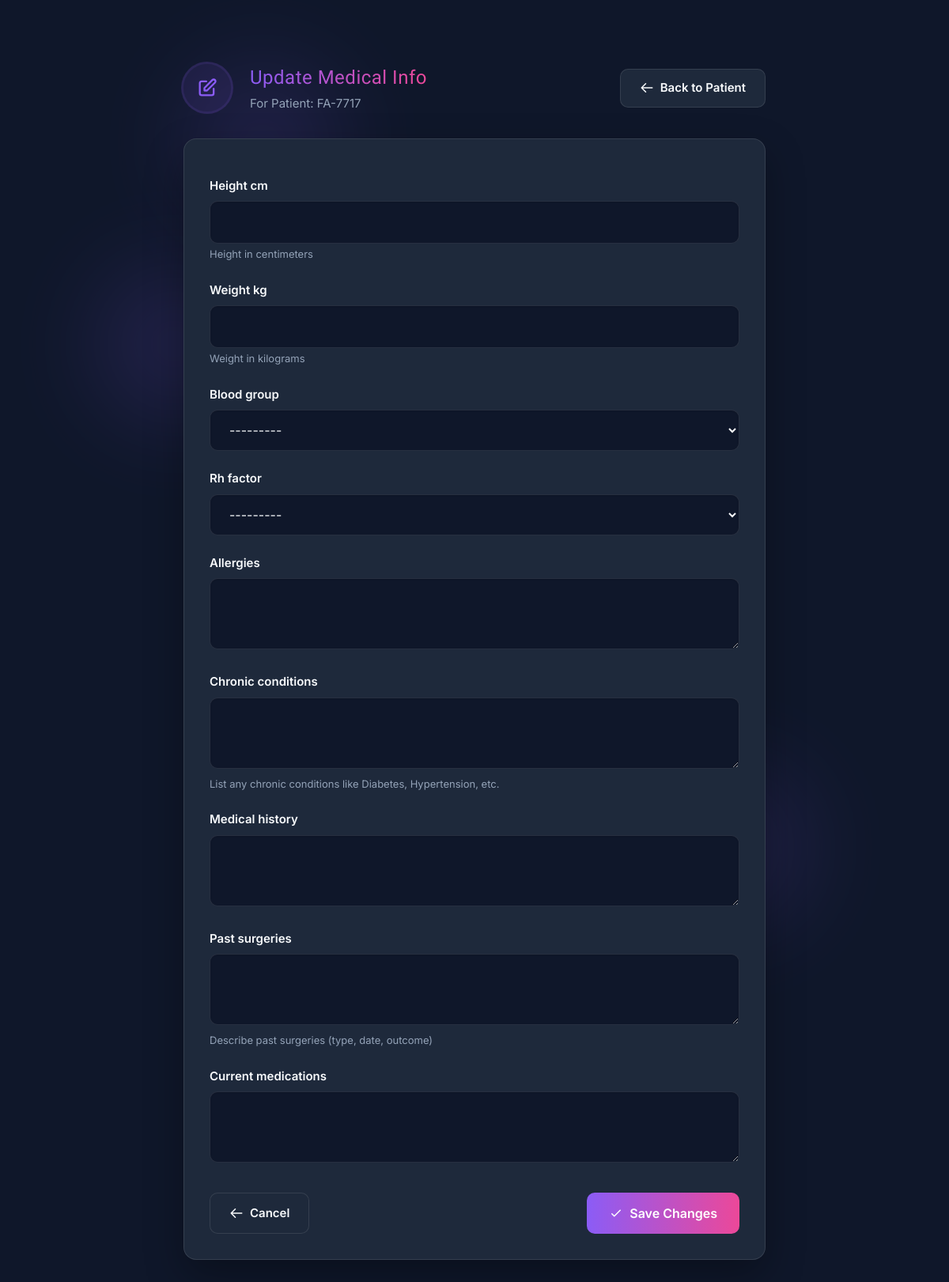
/medic/patient/2/medical-info/ (signed in), run on the app's committed database.
### core/models.py (models this page shows, shortened)
class User(AbstractBaseUser, PermissionsMixin):
    first_name = models.CharField(max_length=30)
    last_name = models.CharField(max_length=30)
    email = models.EmailField(unique=True)
    role = models.CharField(max_length=10, choices=ROLE_CHOICES)
    imanis_code = models.CharField(max_length=10, unique=True, blank=True, null=True)
    is_active = models.BooleanField(default=True)
    is_staff = models.BooleanField(default=False)
    date_joined = models.DateTimeField(default=timezone.now)
    objects = UserManager()
    USERNAME_FIELD = 'email'
    REQUIRED_FIELDS = ['first_name', 'last_name']

class MedicalInfo(models.Model):
    patient = models.ForeignKey(User, on_delete=models.CASCADE, related_name='medical_forms')
    medic = models.ForeignKey(User, on_delete=models.CASCADE, related_name='patients_seen')
    height_cm = models.FloatField(
        blank=True, null=True,
        validators=[MinValueValidator(30), MaxValueValidator(300)],
        help_text="Height in centimeters"
    )
    weight_kg = models.FloatField(
        blank=True, null=True,
        validators=[MinValueValidator(2), MaxValueValidator(500)],
        help_text="Weight in kilograms"
    )
    blood_group = models.CharField(
        max_length=2,
        choices=BLOOD_GROUP_CHOICES,
        blank=True,
        null=True
    )
    rh_factor = models.CharField(
        max_length=8,
        choices=RH_FACTOR_CHOICES,
        blank=True,
        null=True
    )
    allergies = models.TextField(blank=True)
    chronic_conditions = models.TextField(
        blank=True,
        help_text="List any chronic conditions like Diabetes, Hypertension, etc."
    )
    medical_history = models.TextField(blank=True)
    past_surgeries = models.TextField(
        blank=True,
        help_text="Describe past surgeries (type, date, outcome)"
    )
    current_medications = models.TextField(blank=True)
    date_created = models.DateTimeField(auto_now_add=True)

### core/views.py (the view)
# urls.py: path('medic/patient/<int:patient_id>/medical-info/', views.update_patient_medical_info, name='update_patient_medical_info'),
@login_required
def update_patient_medical_info(request, patient_id):
    if request.user.role != 'medic':
        return redirect('dashboard')
    try:
        patient = User.objects.get(id=patient_id, role='patient')
    except User.DoesNotExist:
        return redirect('medic_dashboard')
    medical_info, created = MedicalInfo.objects.get_or_create(
        patient=patient,
        medic=request.user
    )
    if request.method == 'POST':
        form = MedicalInfoForm(request.POST, instance=medical_info)
        if form.is_valid():
            info = form.save(commit=False)
            info.patient = patient
            info.medic = request.user
            info.save()
            messages.success(request, "Medical info updated successfully")
            return redirect('view_patient', patient_id=patient.id)
    else:
        form = MedicalInfoForm(instance=medical_info)
    return render(request, 'core/update_patient_medical_info.html', {
        'form': form,
        'patient': patient,
    })

### core/forms.py
class MedicalInfoForm(forms.ModelForm):
    class Meta:
        model = MedicalInfo
        fields = [
            'height_cm',
            'weight_kg',
            'blood_group',
            'rh_factor',
            'allergies',
            'chronic_conditions',
            'medical_history',
            'past_surgeries',
            'current_medications',
        ]

### core/templates/core/update_patient_medical_info.html (shortened to what this page needs)
{% extends "base.html" %}
{% load static %}
{% block content %}
<div class="update-container">
    <div class="glow glow-accent"></div>
    <div class="update-header">
        <div class="update-title">
            <div class="update-icon">
                <svg xmlns="http://www.w3.org/2000/svg" fill="none" viewBox="0 0 24 24" stroke="currentColor">
                    <path stroke-linecap="round" stroke-linejoin="round" stroke-width="2" d="M11 5H6a2 2 0 00-2 2v11a2 2 0 002 2h11a2 2 0 002-2v-5m-1.414-9.414a2 2 0 112.828 2.828L11.828 15H9v-2.828l8.586-8.586z" />
                </svg>
            </div>
            <div class="welcome-text">
                <h2>Update Medical Info</h2>
                <p>For Patient: {{ patient.imanis_code }}</p>
            </div>
        </div>
        <div class="header-actions">
            <a href="{% url 'view_patient' patient.id %}" class="back-btn">
                <svg xmlns="http://www.w3.org/2000/svg" fill="none" viewBox="0 0 24 24" stroke="currentColor">
                    <path stroke-linecap="round" stroke-linejoin="round" stroke-width="2" d="M10 19l-7-7m0 0l7-7m-7 7h18" />
                </svg>
                Back to Patient
            </a>
        </div>
    </div>
    <div class="update-card">
        <form method="post" class="update-form">
            {% for field in form %}
            <div class="form-group">
                <label for="{{ field.id_for_label }}" class="form-label">{{ field.label }}</label>
                <div class="input-container">
                    {% if field.field.widget.input_type == 'checkbox' %}
                        <div class="form-checkbox">
                            {{ field }}
                            <span>{{ field.label }}</span>
                        </div>
                    {% else %}
                        <div class='inputarea'>{{ field }}</div>
                    {% endif %}
                </div>
                {% if field.help_text %}
                    <small class="form-help">{{ field.help_text }}</small>
                {% endif %}
            </div>
            {% endfor %}
            <div class="form-actions">
                <a href="{% url 'view_patient' patient.id %}" class="back-btn">
                    <svg xmlns="http://www.w3.org/2000/svg" fill="none" viewBox="0 0 24 24" stroke="currentColor">
                        <path stroke-linecap="round" stroke-linejoin="round" stroke-width="2" d="M10 19l-7-7m0 0l7-7m-7 7h18" />
                    </svg>
                    Cancel
                </a>
                <button type="submit" class="save-btn">
                    <svg xmlns="http://www.w3.org/2000/svg" fill="none" viewBox="0 0 24 24" stroke="currentColor">
                        <path stroke-linecap="round" stroke-linejoin="round" stroke-width="2" d="M5 13l4 4L19 7" />
                    </svg>
                    Save Changes
                </button>
            </div>
        </form>
    </div>
</div>
{% endblock %}

### core/templates/base.html (style rules this page uses)
* { margin: 0; padding: 0; box-sizing: border-box; font-family: 'Inter', -apple-system, BlinkMacSystemFont, 'Segoe UI', Roboto, Oxygen, Ubuntu, Cantarell, sans-serif; }
:root { --primary: #3b82f6; --primary-light: #1e3a8a; --primary-dark: #2563eb; --secondary: #1f2937; --dark: #111827; --light: #1f2937; --text-primary: #f9fafb; --text-secondary: #d1d5db; --gray: #6b7280; --gray-light: #374151; --danger: #ef4444; --success: #10b981; --warning: #f59e0b; --bg-dark: #111827; --bg-darker: #0a0f1a; --card-bg: #1f2937; --card-border: #1e293b; --header-height: 70px; --footer-height: 80px; --transition: all 0.3s cubic-bezier(0.4, 0, 0.2, 1); }
body { background-color: var(--bg-dark); background-image: none; color: var(--text-primary); min-height: 100vh; display: flex; flex-direction: column; line-height: 1.6; }
h1, h2, h3, h4, h5, h6 { font-family: 'Orbitron', sans-serif; font-weight: 600; letter-spacing: 0.5px; }
input, textarea, select { background-color: var(--bg-darker); border: 1px solid var(--gray-light); border-radius: 0.375rem; padding: 0.75rem 1rem; color: var(--text-primary); width: 100%; transition: var(--transition); opacity: 1; }
.glow { position: absolute; width: 200px; height: 200px; border-radius: 50%; filter: blur(60px); opacity: 0.15; z-index: -1; }

### data on the page
User: imanis_code "FA-7717"
MedicalInfo: form "---------" "---------"

### other printed values
{{ field.label }} "Height cm" "Weight kg" "Blood group" "Rh factor" "Allergies" "Chronic conditions" "Medical history" "Past surgeries" "Current medications"
{{ field.help_text }} "Height in centimeters" "Weight in kilograms" "List any chronic conditions like Diabetes, Hypertension, etc." "Describe past surgeries (type, date, outcome)"
